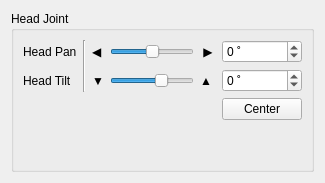
    <widget class="QWidget" name="tab_head_control_module">
     <property name="enabled">
      <bool>true</bool>
     </property>
     <attribute name="title">
      <string>Head Control</string>
     </attribute>
     <layout class="QVBoxLayout" name="verticalLayout_7">
      <item>
       <widget class="QGroupBox" name="groupBox_2">
        <property name="title">
         <string>Head Joint</string>
        </property>
        <layout class="QGridLayout" name="gridLayout_6">
         <item row="1" column="3">
          <widget class="QSlider" name="head_tilt_slider">
           <property name="maximumSize">
            <size>
             <width>400</width>
             <height>16777215</height>
            </size>
           </property>
           <property name="minimum">
            <number>-90</number>
           </property>
           <property name="maximum">
            <number>50</number>
           </property>
           <property name="singleStep">
            <number>3</number>
           </property>
           <property name="orientation">
            <enum>Qt::Horizontal</enum>
           </property>
          </widget>
         </item>
         <item row="0" column="5" colspan="2">
          <widget class="QSpinBox" name="head_pan_spinbox">
           <property name="suffix">
            <string> ˚</string>
           </property>
           <property name="minimum">
            <number>-90</number>
           </property>
           <property name="maximum">
            <number>90</number>
           </property>
           <property name="singleStep">
            <number>3</number>
           </property>
          </widget>
         </item>
         <item row="0" column="2">
          <widget class="QLabel" name="label_5">
           <property name="maximumSize">
            <size>
             <width>20</width>
             <height>16777215</height>
            </size>
           </property>
           <property name="text">
            <string>◀</string>
           </property>
          </widget>
         </item>
         <item row="2" column="5" colspan="2">
          <widget class="QPushButton" name="head_center_button">
           <property name="text">
            <string>Center</string>
           </property>
          </widget>
         </item>
         <item row="1" column="5" colspan="2">
          <widget class="QSpinBox" name="head_tilt_spinbox">
           <property name="suffix">
            <string> ˚</string>
           </property>
           <property name="minimum">
            <number>-90</number>
           </property>
           <property name="maximum">
            <number>90</number>
           </property>
           <property name="singleStep">
            <number>3</number>
           </property>
          </widget>
         </item>
         <item row="0" column="4">
          <widget class="QLabel" name="label_6">
           <property name="maximumSize">
            <size>
             <width>20</width>
             <height>16777215</height>
            </size>
           </property>
           <property name="text">
            <string> ▶ </string>
           </property>
          </widget>
         </item>
         <item row="0" column="0">
          <widget class="QLabel" name="label_3">
           <property name="text">
            <string>Head Pan</string>
           </property>
          </widget>
         </item>
         <item row="0" column="3">
          <widget class="QSlider" name="head_pan_slider">
           <property name="maximumSize">
            <size>
             <width>400</width>
             <height>16777215</height>
            </size>
           </property>
           <property name="minimum">
            <number>-90</number>
           </property>
           <property name="maximum">
            <number>90</number>
           </property>
           <property name="singleStep">
            <number>3</number>
           </property>
           <property name="orientation">
            <enum>Qt::Horizontal</enum>
           </property>
          </widget>
         </item>
         <item row="1" column="0">
          <widget class="QLabel" name="label_4">
           <property name="text">
            <string>Head Tilt</string>
           </property>
          </widget>
         </item>
         <item row="3" column="0">
          <spacer name="verticalSpacer_4">
           <property name="orientation">
            <enum>Qt::Vertical</enum>
           </property>
           <property name="sizeHint" stdset="0">
            <size>
             <width>20</width>
             <height>40</height>
            </size>
           </property>
          </spacer>
         </item>
         <item row="0" column="1" rowspan="2">
          <widget class="Line" name="line_4">
           <property name="orientation">
            <enum>Qt::Vertical</enum>
           </property>
          </widget>
         </item>
         <item row="1" column="2">
          <widget class="QLabel" name="label_7">
           <property name="text">
            <string>▼</string>
           </property>
          </widget>
         </item>
         <item row="1" column="4">
          <widget class="QLabel" name="label_8">
           <property name="text">
            <string>▲</string>
           </property>
          </widget>
         </item>
        </layout>
       </widget>
      </item>
     </layout>
    </widget>
